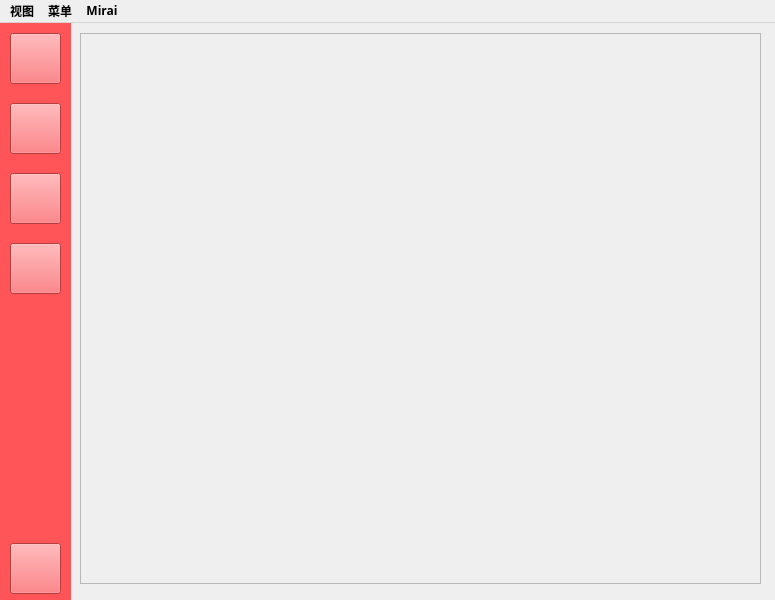
<?xml version="1.0" encoding="UTF-8"?>
<ui version="4.0">
 <class>MainWindow</class>
 <widget class="QMainWindow" name="MainWindow">
  <property name="geometry">
   <rect>
    <x>0</x>
    <y>0</y>
    <width>775</width>
    <height>600</height>
   </rect>
  </property>
  <property name="minimumSize">
   <size>
    <width>775</width>
    <height>600</height>
   </size>
  </property>
  <property name="maximumSize">
   <size>
    <width>775</width>
    <height>600</height>
   </size>
  </property>
  <property name="font">
   <font>
    <family>HarmonyOS Sans SC</family>
    <weight>75</weight>
    <bold>true</bold>
   </font>
  </property>
  <property name="windowTitle">
   <string>Phsebot</string>
  </property>
  <property name="windowIcon">
   <iconset resource="../../image.qrc">
    <normaloff>:/q/Library/Images/window.png</normaloff>:/q/Library/Images/window.png</iconset>
  </property>
  <property name="windowOpacity">
   <double>1.000000000000000</double>
  </property>
  <property name="toolButtonStyle">
   <enum>Qt::ToolButtonIconOnly</enum>
  </property>
  <widget class="QWidget" name="centralwidget">
   <widget class="QWidget" name="widget" native="true">
    <property name="geometry">
     <rect>
      <x>0</x>
      <y>0</y>
      <width>71</width>
      <height>581</height>
     </rect>
    </property>
    <property name="styleSheet">
     <string notr="true">background-color:#ff5558;</string>
    </property>
    <widget class="QPushButton" name="BDS_logs">
     <property name="geometry">
      <rect>
       <x>10</x>
       <y>10</y>
       <width>51</width>
       <height>51</height>
      </rect>
     </property>
     <property name="toolTip">
      <string comment="BDS Console" extracomment="BDS Console">BDS Console</string>
     </property>
     <property name="styleSheet">
      <string notr="true">border-image:url(:/q/Library/Images/creative_icon.png)</string>
     </property>
     <property name="text">
      <string/>
     </property>
    </widget>
    <widget class="QPushButton" name="Regular">
     <property name="geometry">
      <rect>
       <x>10</x>
       <y>80</y>
       <width>51</width>
       <height>51</height>
      </rect>
     </property>
     <property name="styleSheet">
      <string notr="true">border-image:url(:/q/Library/Images/ChainSquare.png)</string>
     </property>
     <property name="text">
      <string/>
     </property>
    </widget>
    <widget class="QPushButton" name="Crontab">
     <property name="geometry">
      <rect>
       <x>10</x>
       <y>150</y>
       <width>51</width>
       <height>51</height>
      </rect>
     </property>
     <property name="styleSheet">
      <string notr="true">border-image:url(:/q/Library/Images/clock_item.png)</string>
     </property>
     <property name="text">
      <string/>
     </property>
    </widget>
    <widget class="QPushButton" name="Setting">
     <property name="geometry">
      <rect>
       <x>10</x>
       <y>520</y>
       <width>51</width>
       <height>51</height>
      </rect>
     </property>
     <property name="styleSheet">
      <string notr="true">border-image:url(:/q/Library/Images/icon_setting.png)</string>
     </property>
     <property name="text">
      <string/>
     </property>
    </widget>
    <widget class="QPushButton" name="Xbox">
     <property name="geometry">
      <rect>
       <x>10</x>
       <y>220</y>
       <width>51</width>
       <height>51</height>
      </rect>
     </property>
     <property name="styleSheet">
      <string notr="true">border-image:url(:/q/Library/Images/xbox.png)</string>
     </property>
     <property name="text">
      <string/>
     </property>
    </widget>
   </widget>
   <widget class="QFrame" name="Show_Content">
    <property name="geometry">
     <rect>
      <x>80</x>
      <y>10</y>
      <width>681</width>
      <height>551</height>
     </rect>
    </property>
    <property name="font">
     <font>
      <family>Microsoft YaHei</family>
      <weight>50</weight>
      <bold>false</bold>
     </font>
    </property>
    <property name="styleSheet">
     <string notr="true"/>
    </property>
    <property name="frameShape">
     <enum>QFrame::StyledPanel</enum>
    </property>
    <property name="frameShadow">
     <enum>QFrame::Raised</enum>
    </property>
   </widget>
  </widget>
  <widget class="QMenuBar" name="menubar">
   <property name="geometry">
    <rect>
     <x>0</x>
     <y>0</y>
     <width>775</width>
     <height>23</height>
    </rect>
   </property>
   <widget class="QMenu" name="menu">
    <property name="title">
     <string>菜单</string>
    </property>
    <addaction name="actionAbout"/>
   </widget>
   <widget class="QMenu" name="menuMirai">
    <property name="title">
     <string>Mirai</string>
    </property>
    <addaction name="actionReconnect"/>
    <addaction name="actionDisconnect"/>
   </widget>
   <widget class="QMenu" name="menu_2">
    <property name="title">
     <string>视图</string>
    </property>
    <addaction name="actionBDS_Logs"/>
    <addaction name="actionRegular"/>
    <addaction name="actionCrontab"/>
    <addaction name="actionXbox"/>
    <addaction name="actionSetting"/>
    <addaction name="separator"/>
    <addaction name="actionConsoleN"/>
   </widget>
   <addaction name="menu_2"/>
   <addaction name="menu"/>
   <addaction name="menuMirai"/>
  </widget>
  <action name="actionAbout">
   <property name="text">
    <string>关于</string>
   </property>
  </action>
  <action name="actionReconnect">
   <property name="text">
    <string>重连</string>
   </property>
  </action>
  <action name="actionDisconnect">
   <property name="text">
    <string>断开连接</string>
   </property>
  </action>
  <action name="actionBDS_Logs">
   <property name="text">
    <string>服务器控制台</string>
   </property>
  </action>
  <action name="actionRegular">
   <property name="text">
    <string>正则表达式</string>
   </property>
  </action>
  <action name="actionConsole">
   <property name="text">
    <string>Console</string>
   </property>
  </action>
  <action name="actionCrontab">
   <property name="text">
    <string>定时任务</string>
   </property>
  </action>
  <action name="actionXbox">
   <property name="text">
    <string>Xbox名称</string>
   </property>
  </action>
  <action name="actionSetting">
   <property name="text">
    <string>设置</string>
   </property>
  </action>
  <action name="actionConsoleN">
   <property name="text">
    <string>控制台</string>
   </property>
  </action>
 </widget>
 <resources>
  <include location="../../image.qrc"/>
 </resources>
 <connections/>
</ui>
